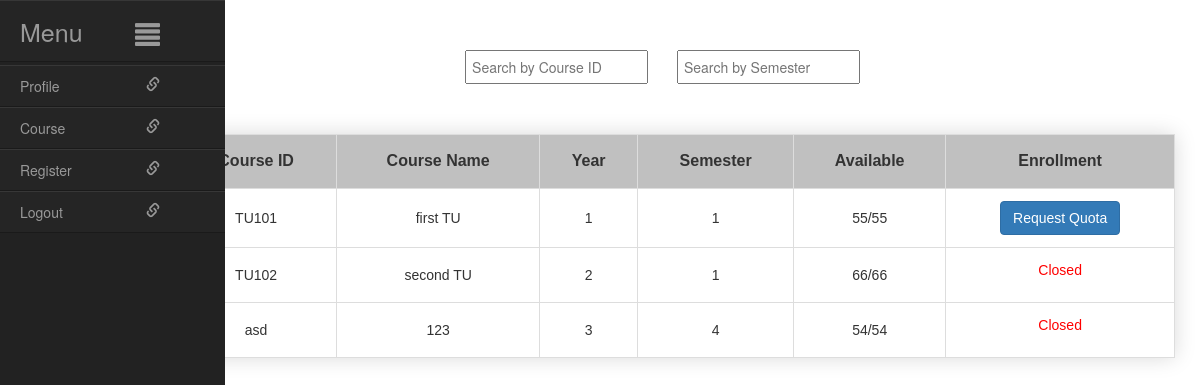
Page /course/ on the earlier database version.
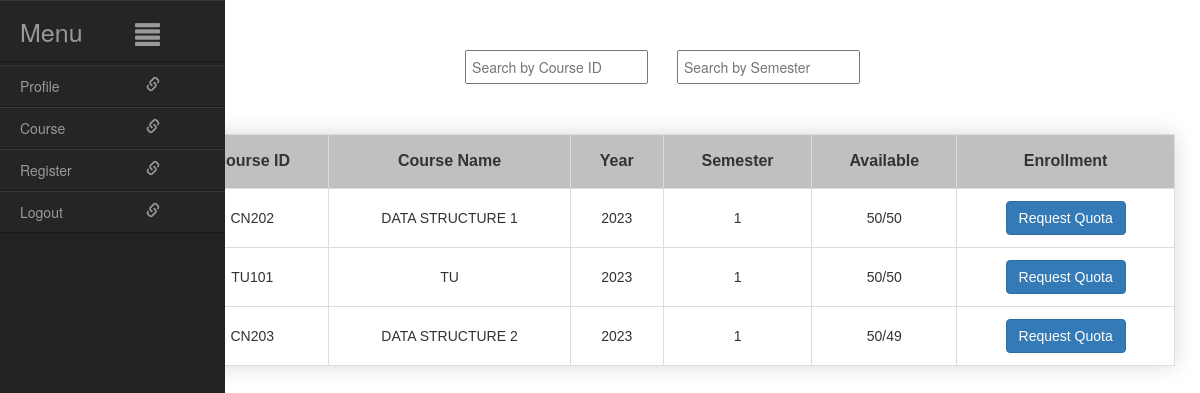
Same page on the later database version.
### course/models.py (models this page shows, shortened)
class Course(models.Model):
    courseID = models.CharField(max_length=10, primary_key=True)
    courseName = models.CharField(max_length=64)
    courseSemester = models.IntegerField()
    courseYear = models.IntegerField()
    courseChair = models.IntegerField(default=0)
    availableChairs = models.IntegerField(default=0, editable=False)
    allowQuota_whenAvailable = models.BooleanField(default=False)
    quotaRecieveing_Status = models.BooleanField(default=True ,editable=False)
    student_info = models.JSONField(default=dict,blank=True)
    withdraw_status = models.BooleanField(default=False)

### course/views.py (the view)
# urls.py: path('', views.course_list, name='course_list'),
def course_list(request): #show all course, status
    courses  = Course.objects.all()
    context = {'Courses': courses}
    return render(request, 'course_list.html', context)

### course/templates/course_list.html (shortened to what this page needs)
{% load static %}
<!DOCTYPE html>
<html lang="en">
<head>
    <link rel="stylesheet"  href="{% static 'css\users.css' %}">
    <link href="//netdna.bootstrapcdn.com/bootstrap/3.0.3/css/bootstrap.min.css" rel="stylesheet" id="bootstrap-css">
    <link rel="stylesheet" type="text/css" href="{% static 'css\stylelist.css' %}">
</head>
<body>
    <div id="wrapper" class="active">
        <div id="sidebar-wrapper" >
            <ul id="sidebar_menu" class="sidebar-nav">
               <li class="sidebar-brand"><a id="menu-toggle" href="#">Menu<span id="main_icon" class="glyphicon glyphicon-align-justify"></span></a></li>
            </ul>
            <ul class="sidebar-nav" id="sidebar" >
              <li><a href="{% url 'index' %}">Profile<span class="sub_icon glyphicon glyphicon-link"></span></a></li>
              <li><a href="{% url 'quota_status' %}">Course<span class="sub_icon glyphicon glyphicon-link"></span></a></li>
              <li><a href="{% url 'course_list' %}">Register<span class="sub_icon glyphicon glyphicon-link"></span></a></li>
              <li><a href="{% url 'logout' %}">Logout<span class="sub_icon glyphicon glyphicon-link"></span></a></li>
            </ul>
        </div>
        <div  id="courseList" class="styled-list" >
            <div class="search-tab">
            <input type="text" id="searchIdInput" placeholder="Search by Course ID">
            <input type="text" id="searchSemesterInput" placeholder="Search by Semester">
            </div>
            <table class="course-table">
                <thead>
                    <tr>
                        <th>Course ID</th>
                        <th>Course Name</th>
                        <th>Year</th>
                        <th>Semester</th>
                        <th>Available</th>
                        <th>Enrollment</th>
                    </tr>
                </thead>
                <tbody id="courseListBody">
                    {% for course in Courses %}
                        <tr>
                            <td>{{ course.courseID }}</td>
                            <td>{{ course.courseName }}</td>
                            <td>{{ course.courseYear }}</td>
                            <td>{{ course.courseSemester }}</td>
                            <td>{{ course.courseChair }}/{{ course.availableChairs }}</td>
                            <td>{% if course.quotaRecieveing_Status %}
                                    <form method="post" action="{% url 'request_quota' course.courseID %}">
                                        <input type="submit" value="Request Quota" class="btn btn-primary">
                                    </form>
                                {% else %}
                                <p style="color: red;">Closed</p>
                                {% endif %}
                            </td>
                        </tr>
                    {% endfor %}
                </tbody>
            </table>
        </div>
    </div>
</body>
</html>

### static/css/users.css (style rules this page uses)
#wrapper { padding-left: 70px; transition: all .4s ease 0s; height: 100% }
#sidebar-wrapper { margin-left: -150px; left: 70px; width: 225px; background: #222; position: fixed; height: 100%; z-index: 10000; transition: all .4s ease 0s; }
.sidebar-nav { display: block; float: left; width: 150px; list-style: none; margin: 0; padding: 0; }
#wrapper.active { padding-left: 150px; }
#wrapper.active #sidebar-wrapper { left: 150px; }
#sidebar_menu li a, .sidebar-nav li a { color: #999; display: block; float: left; text-decoration: none; width: 225px; background: #252525; border-top: 1px solid #373737; border-bottom: 1px solid #1A1A1A; -webkit-transition: background .5s; -moz-transition: background .5s; -o-transition: background .5s; -ms-transition: background .5s; transition: background .5s; }
.sidebar-nav li { line-height: 40px; text-indent: 20px; }
.sidebar-nav li a { color: #999999; display: block; text-decoration: none; }
.sidebar-nav > .sidebar-brand { height: 65px; line-height: 60px; font-size: 25px; }
.sidebar-nav > .sidebar-brand a { color: #999999; }
#main_icon { float:right; padding-right: 65px; padding-top:20px; }
.sub_icon { float:right; padding-right: 65px; padding-top:10px; }
.search-tab { text-align: center; }
.search-tab input { margin: 50px 25px 50px 0; padding: 5px; }

### static/css/stylelist.css (style rules this page uses)
.course-table { border-collapse: collapse; margin: 0px 0; margin-left: auto; margin-right: auto; font-size: 0.9em; font-family: sans-serif; min-width: 1000px; box-shadow: 0 0 20px rgba(0, 0, 0, 0.15); }
.course-table th { background-color: #c0c0c0; text-align: center; padding: 15px; border: 1px solid #ddd; font-size: 16px; }
.course-table td { padding: 12px 15px; text-align: center; border: 1px solid #ddd; }
.course-table tbody tr { border-bottom: 1px solid #dddddd; font-size: 14px; }
.course-table tbody tr:nth-of-type(even) { background-color: #f3f3f3; }
.course-table tbody tr:nth-child(even) { background-color: #ffffff; }

Differences in the rows shown:
removed Course: courseID "TU102", courseName "second TU", courseYear "2", courseSemester "1", courseChair "66", availableChairs "66", quotaRecieveing_Status "Closed"
removed Course: courseID "asd", courseName "123", courseYear "3", courseSemester "4", courseChair "54", availableChairs "54", quotaRecieveing_Status "Closed"
added Course: courseID "CN202", courseName "DATA STRUCTURE 1", courseYear "2023", courseSemester "1", courseChair "50", availableChairs "50"
changed Course "TU101": courseName "first TU" → "TU"; courseYear "1" → "2023"; courseChair "55" → "50"; availableChairs "55" → "50"
added Course: courseID "CN203", courseName "DATA STRUCTURE 2", courseYear "2023", courseSemester "1", courseChair "50", availableChairs "49"
